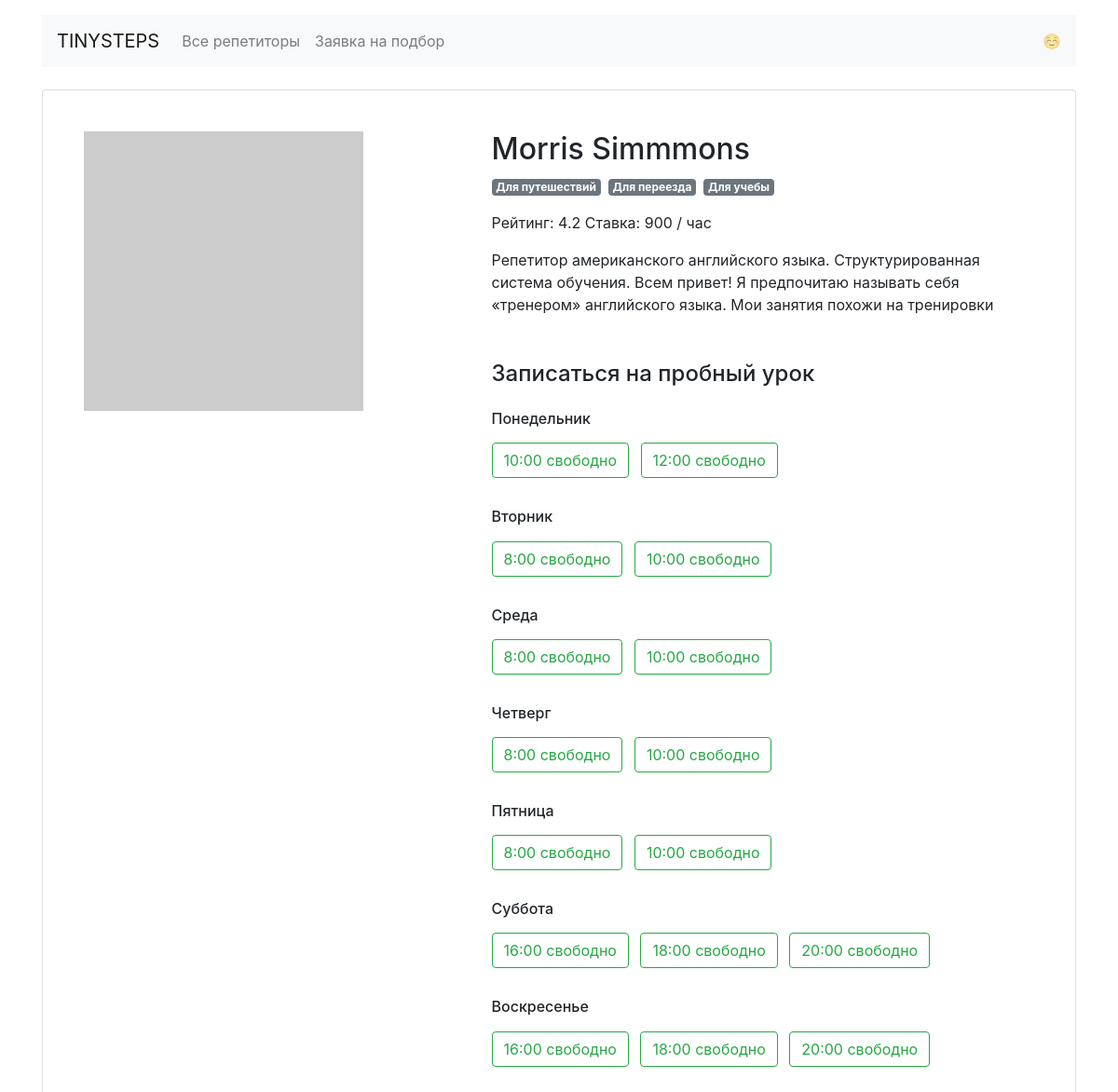
Page /profiles/0/ on the committed database.
### app.py (models this page shows)
class Teacher(db.Model):
    __tablename__ = "teachers"
    id = db.Column(db.Integer, primary_key=True)
    name = db.Column(db.String(), nullable=False)
    about = db.Column(db.Text, nullable=False)
    rating = db.Column(db.Float, nullable=False)
    picture = db.Column(db.String(), nullable=False)
    price = db.Column(db.Integer, nullable=False)
    goals = db.relationship("Goal", secondary=teachers_goals_association, back_populates="teachers")
    free = db.Column(db.String(), nullable=False)
    bookings = db.relationship("Booking", back_populates="teacher")

class Goal(db.Model):
    __tablename__ = "goals"
    id = db.Column(db.Integer, primary_key=True,)
    name = db.Column(db.String(), unique=True, nullable=False)
    value = db.Column(db.String(), nullable=False)
    teachers = db.relationship("Teacher", secondary=teachers_goals_association, back_populates="goals")
    requests = db.relationship("Request", back_populates="goal")

### app.py (the view)
@app.route('/profiles/<int:teacher_id>/')
def render_teacher(teacher_id):
    teacher = db.session.query(Teacher).get_or_404(teacher_id)
    free = json.loads(teacher.free)
    return render_template('profile.html',
                           teacher=teacher,
                           free=free,
                           days=days)

### templates/profile.html (shortened to what this page needs)
  {% extends 'base.html' %}
  {% block container %}
  <main class="container mt-3">
    <div class="card my-4 mx-auto">
      <div class="card-body m-2 m-md-4">
        <article class="row">
          <div class="col-5"><img src="{{ teacher.picture }}" class="img-fluid" alt=""></div>
          <div class="col-7">
            <section class="teacher=info">
              <h1 class="h2">{{ teacher.name }}</h1>
              <p>{% for goal in teacher.goals %}<span class="badge badge-secondary mr-2">{{ goal.value }}</span>{% endfor %}</p>
              <p>Рейтинг: {{ teacher.rating }} Ставка: {{ teacher.price }} / час</p>
              <p>{{ teacher.about }}</p>
            </section>
            <section class="available">
              <h4 class="mb-4 mt-5">Записаться на пробный урок</h4>
              {% for day, times in free.items() %}
              <h6 class="mt-4">{{ days[day] }}</h6>
              {% set ns = namespace(not_found=true) %}
                {% for time, free in times.items() %}
                  {% if free == true%}
                    {% set ns.not_found = false %}
                    <a href="/booking/{{ teacher.id }}/{{ day }}/{{ time|replace(':00', '') }}" class="btn btn-outline-success mr-2 my-2">{{ time }} свободно</a>
                  {% endif %}
                {% endfor %}
              {% endfor %}
            </section>
          </div>
        </article>
      </div>
    </div>
  </main>
  {% endblock %}

### rows in the picture
Teacher: name "Morris Simmmons", rating "4.2", price "900", about "Репетитор американского английского языка. Структурированная система обучения. Всем привет! Я предпочитаю называть себя «тренером» английского языка. Мои занятия похожи на тренировки"
Goal: value "Для путешествий"
Goal: value "Для переезда"
Goal: value "Для учебы"

### other values in the picture
{{ days[day] }} "Понедельник" "Вторник" "Среда" "Четверг" "Пятница" "Суббота" "Воскресенье"
{{ time }} "10:00" "12:00" "8:00" "10:00" "8:00" "10:00" "8:00" "10:00" "8:00" "10:00" "16:00" "18:00" "20:00" "16:00" "18:00" "20:00"
